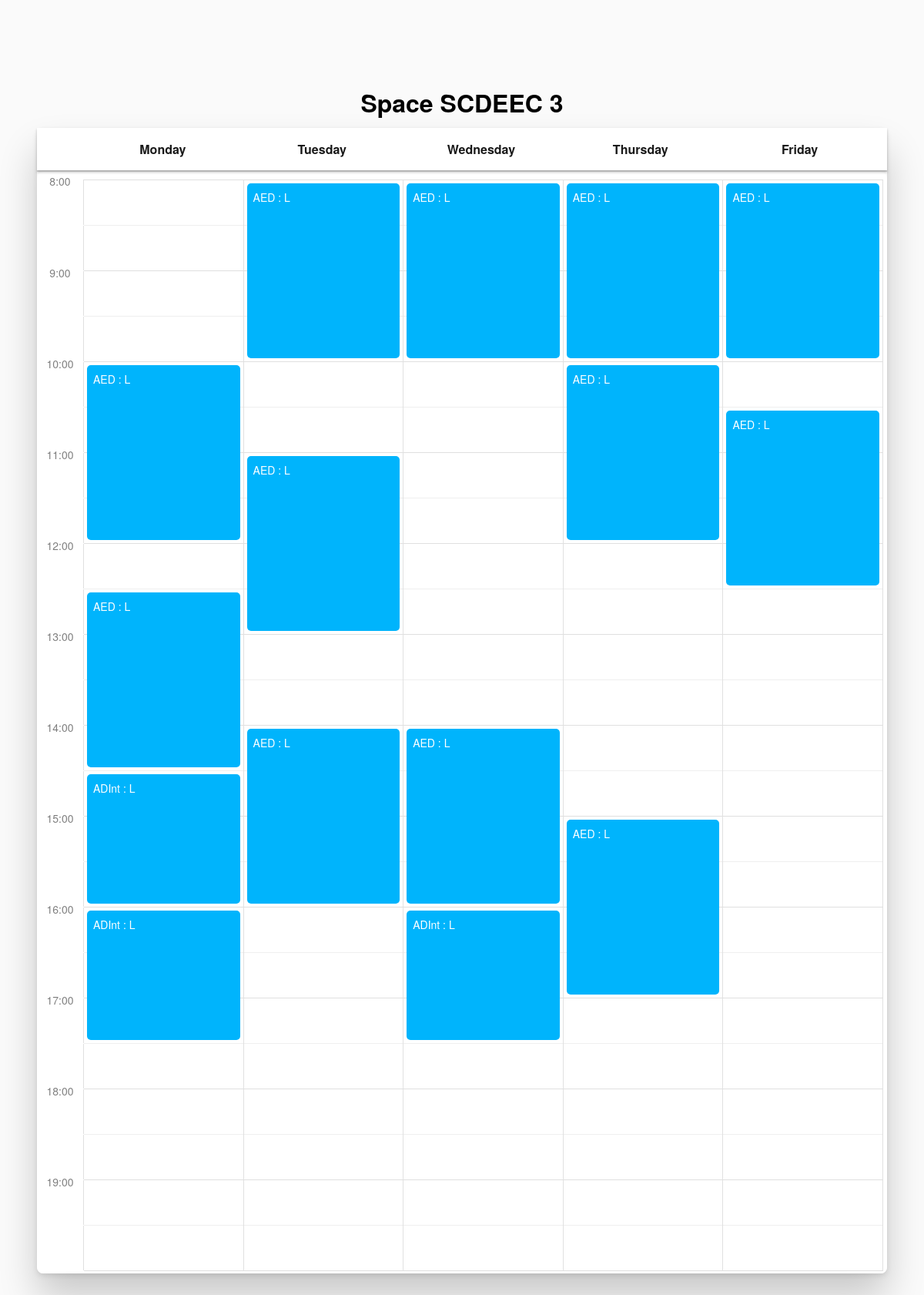
/spaces/calendar/2448131361191, run on the app's committed database.
### roomservice.py (models this page shows, shortened)
class Space(Base):
    __tablename__ = "spaces"
    id = Column(Integer, primary_key=True)
    name = Column(String)
    type = Column(String)
    events = relationship("Event", back_populates="space", cascade="all, delete-orphan")
    def to_dict(self):
        space_dict = {
            "id": self.id,
            "type": self.type,
            "name": self.name,
            "events": [event.to_dict() for event in self.events]
            if self.events
            else None,
        }
        return space_dict

class Event(Base):
    __tablename__ = "events"
    id = Column(Integer, primary_key=True)
    weekday = Column(String)
    start = Column(String)
    end = Column(String)
    info = Column(String)
    space_id = Column(Integer, ForeignKey("spaces.id"))
    space = relationship("Space", back_populates="events")
    course_id = Column(Integer, ForeignKey("courses.id"))
    course = relationship("Course", back_populates="events")
    def to_dict(self):
        event_dict = {
            "id": self.id,
            "start": self.start,
            "end": self.end,
            "weekday": self.weekday,
            "info": self.info,
            "course": self.course.to_dict() if self.course else None,
        }
        return event_dict

class Course(Base):
    __tablename__ = "courses"
    id = Column(Integer, primary_key=True)
    acronym = Column(String)
    name = Column(String)
    events = relationship(
        "Event", back_populates="course", cascade="all, delete-orphan"
    )
    def to_dict(self):
        course_dict = {
            "id": self.id,
            "acronym": self.acronym,
            "name": self.name,
        }
        return course_dict

### roomservice.py (the view)
@app.route("/spaces/calendar/<int:space_id>")
def calendar_page(space_id):
    space = getSpaceById(space_id)
    if space:
        return render_template("calendar.html", space_dict=space.to_dict())
    else:
        return abort(404)  # return Not Found

### roomservice.py (called while the page is built)
def getSpaceById(id):
    return session.query(Space).filter_by(id=id).first()

### templates/calendar.html
{% extends 'layout_calendar.html' %}
{% block content %}
<h1>Space {{space_dict['name']}}</h1>
<div class="calendar">
  <div class="outer">
    <table>
      <thead>
        <tr>
          <th class="headcol th"></th>
          <th>Monday</th>
          <th>Tuesday</th>
          <th>Wednesday</th>
          <th>Thursday</th>
          <th>Friday</th>
          <th class="endcol"></th>
        </tr>
      </thead>
    </table>
    <div class="wrap">
      <table>
        <tbody>
          {% for hour in range(8,20) %}
          {% set min = ['00', '30', '00'] %}
            {% for m in range(0,2) %}
            <tr>
              {% if m == 0 %}
              <td class="headcol">{{hour}}:{{min[m]}}</td>
              {% else %}
              <td class="headcol"></td>
              {% endif %}
              {% set final = "final" if hour == 19 and m == 1 %}
              {% for day in ['segunda','terça','quarta','quinta','sexta'] %}
                {% if space_dict['events'] %}
                  {% for event_dict in space_dict['events'] if event_dict['weekday'] == day and event_dict['start'] == "%02d:%s"%(hour,min[m]) and event_dict['end'] == "%02d:%s"%(hour+m,min[m+1]) %}
                    <td class={{  final  }}><div class="event"><p>{{ event_dict['course']['acronym'] ~ ' : ' ~ event_dict['info'] if event_dict['course'] else event_dict['info'] }}</p></div></td>
                  {% else %}
                    {% for event_dict in space_dict['events'] if event_dict['weekday'] == day and event_dict['start'] == "%02d:%s"%(hour,min[m]) %}
                    <td class={{  final  }}><div class="event init"><p>{{ event_dict['course']['acronym'] ~ ' : ' ~ event_dict['info'] if event_dict['course'] else event_dict['info'] }}</p></div></td>
                    {% else %}
                      {% for event_dict in space_dict['events'] if event_dict['weekday'] == day and event_dict['start'] < "%02d:%s"%(hour,min[m]) and event_dict['end'] > "%02d:%s"%(hour+m,min[m+1]) %}
                      <td class={{  final  }}><div class="event cont"></div></td>
                      {% else %}
                        {% for event_dict in space_dict['events'] if event_dict['weekday'] == day and event_dict['start'] < "%02d:%s"%(hour,min[m]) and event_dict['end'] == "%02d:%s"%(hour+m,min[m+1]) %}
                        <td class={{  final  }}><div class="event end"></div></td>
                        {% else %}
                        <td class={{  final  }}></td>
                        {% endfor %}
                      {% endfor %}
                    {% endfor %}
                  {% endfor %}
                {% else %}
                <td class={{final}}></td>
                {% endif %}
              {% endfor %}
            </tr>
            {% endfor %}
          {% endfor %}
        </tbody>
      </table>
    </div>
  </div>
</div>
{% endblock %}

### templates/layout_calendar.html (style rules this page uses)
* { margin: 0; border: 0; }
body { flex-direction: column; display: flex; align-items: center; align-content: center; justify-content: center; font-family: "DINPro", "Helvetica Neue", sans-serif; padding: 3rem; margin: 0; background: #fafafa; box-sizing: border-box; height: 100vh; }
.outer { position: relative; }
.calendar { margin: 0 auto; max-width: 1280px; min-width: 500px; box-shadow: 0px 30px 50px rgba(0, 0, 0, 0.2), 0px 3px 7px rgba(0, 0, 0, 0.1); border-radius: 8px; }
.wrap { background-color: white; overflow-x: hidden; overflow-y: scroll; max-width: 1280px; height: 80vh; border-radius: 8px; padding: 10px 5px 10px 0px; }
h1 { margin-bottom: 10px; }
thead { box-shadow: 0px 2px 3px rgba(0, 0, 0, 0.2); z-index: 2; background: white; border-bottom: 2px solid #ddd; position: sticky; }
thead th { text-align: center; width: 100%; font-size: 1rem; font-weight: bold; color: rgba(0, 0, 0, 0.9); padding-top: 1rem; padding-bottom: 1rem; }
tbody { position: relative; }
table { background: #fff; width: 100%; height: 100%; border-collapse: collapse; table-layout: fixed; }
.headcol { width: 60px; font-size: 0.875rem; font-weight: 500; color: rgba(0, 0, 0, 0.5); padding: 0.25rem 0; text-align: center; border: 0; position: relative; top: -12px; border-bottom: 1px solid transparent; }
.headcol.th { top: 0px; }
.endcol { width: 10px; color: rgba(0, 0, 0, 0.5); border: 0; position: relative; border-bottom: 1px solid transparent; box-sizing: border-box; }
td { text-align: center; }
tr:nth-child(odd) td:not(.headcol) { border-top: 1px solid #e0e0e0; }
tr:nth-child(even) td:not(.headcol) { border-top: 1px solid #efefef; }
td.final { border-bottom: 1px solid #e0e0e0; }
tr td { border-right: 1px solid #e0e0e0; border-left: 1px solid #e0e0e0; }
tbody tr td { position: relative; vertical-align: top; height: 50px; padding: 4px; width: auto; }
.event { background: #00b4fc; border-radius: 5px; color: white; text-align: left; font-size: 0.875rem; padding: 8px; overflow-x: hidden; transition: all 0.2s; position: absolute; width: calc(100% - 8px); height: calc(100% - 8px); box-sizing: border-box; }
.event.init { border-bottom-left-radius: 0%; border-bottom-right-radius: 0%; height: calc(100% - 4px); }
.event.cont { border-radius: 0%; margin-top: -5px; height: calc(100% + 1px); }
.event.end { border-top-left-radius: 0%; border-top-right-radius: 0%; margin-top: -5px; height: calc(100% - 3px); }

### data on the page
Space: name "SCDEEC 3"
Event: acronym "AED : L"
Event: acronym "AED : L"
Event: acronym "AED : L"
Event: acronym "AED : L"
Event: acronym "AED : L"
Event: acronym "AED : L"
Event: acronym "AED : L"
Event: acronym "AED : L"
Event: acronym "AED : L"
Event: acronym "AED : L"
Event: acronym "AED : L"
Event: weekday "segunda" (drawn), acronym "ADInt : L"
Event: acronym "AED : L"
Event: acronym "ADInt : L"
Event: acronym "ADInt : L"

### other printed values
{{ hour }} "8" "9" "10" "11" "12" "13" "14" "15" "16" "17" "18" "19"
{{ min[m] }} "00" "00" "00" "00" "00" "00" "00" "00" "00" "00" "00" "00"
